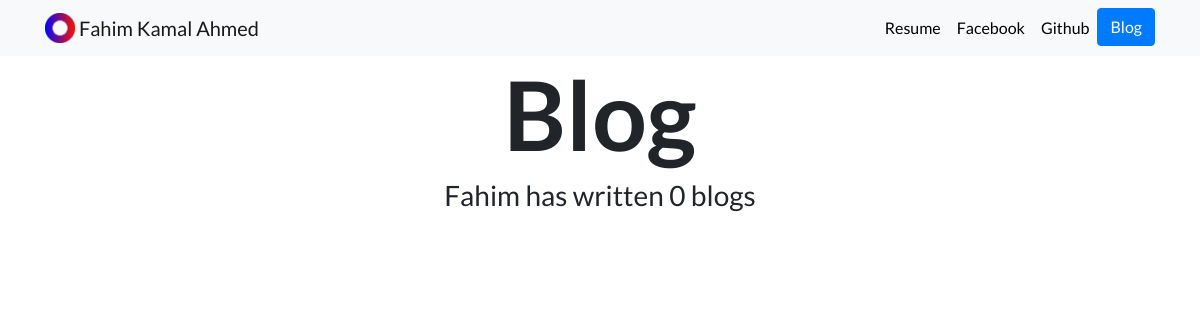
Page /blog/ on the earlier database version.
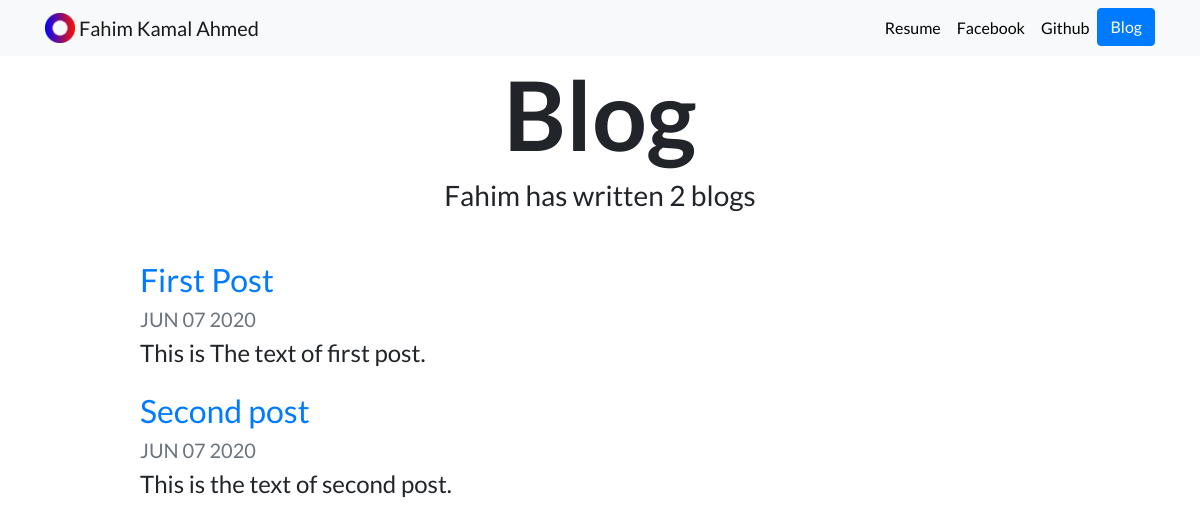
Same page on the later database version.
### blog/models.py (models this page shows, shortened)
class Blog(models.Model):
    title = models.CharField(max_length=100)
    description = models.TextField()
    date = models.DateTimeField(verbose_name='Published Date')

### blog/views.py (the view)
# urls.py: path('', views.BlogView.as_view(), name='blog'),
class BlogView(ListView):
    template_name = 'blog/all_blogs.html'
    model = Blog
    context_object_name = 'blogs'

### blog/templates/blog/all_blogs.html
{% extends "base.html" %}
{% block content %}
  <div class="container">
    <h1 id="blogtitle" class="font-weight-bold text-center">Blog</h1>
    <h3 class="text-center mb-5">Fahim has written {{ blogs.count }} blog{{ blogs.count|pluralize }}</h3>
    {% for blog in blogs %}
    <div class="row justify-content-center my-3">
      <div class="col-md-10">
        <a href="{% url 'blog:detail' blog.id %}">
          <h2>{{ blog.title }}</h2>
        </a>
        <h5 class="text-muted">{{ blog.date|date:'M d Y'|upper }}</h5>
        <h4>{{ blog.description|striptags|truncatechars:100 }}</h4>
      </div>
    </div>
    {% endfor %}
  </div>
{% endblock %}

Differences in the rows shown:
added Blog: title "First Post", date "JUN 07 2020", description "This is The text of first post."
added Blog: title "Second post", date "JUN 07 2020", description "This is the text of second post."
Other differences:
{{ blogs.count }}: "0" → "2"
